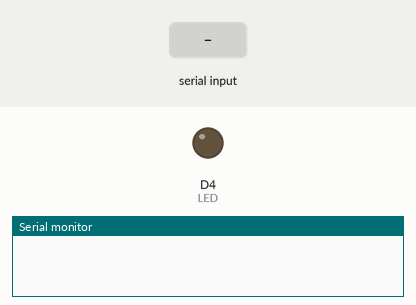
Recording of a sketch running on a simulated ESP8266 (NodeMCU). Parts: output pins drawn as LEDs (lit = HIGH), the last lines printed to the serial monitor. Inputs (shaded band) come from the test bench.

Above: at 1.2 s.
1.3 s: "1" received over the second serial link
At 2.5 s:
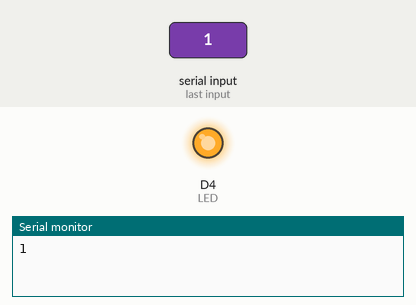
2.8 s: "0" received over the second serial link
At 3.8 s:
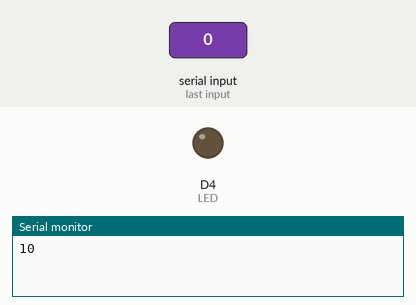
Timing chart, 0 to 5.8 s (numbered marks = the images above; inputs shaded):
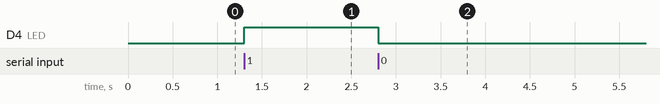

Measured:
- after the input at 1.3 s, D4 (LED): LOW → HIGH at once
- after the input at 2.8 s, D4 (LED): HIGH → LOW at once

The sketch:

BLUE.ino
```cpp
#include<SoftwareSerial.h>
int LED = D4;
char BT = 0;
SoftwareSerial BLUE(D5, D7);

void setup(){
  Serial.begin(9600);
  BLUE.begin(9600);
  pinMode(LED, OUTPUT);
}
void loop(){
  if(BLUE.available()){
    BT = BLUE.read();
    Serial.write(BT);
    switch(BT)
    {
      case '1' : digitalWrite(LED, HIGH); break;
      case '0' : digitalWrite(LED, LOW); break;
    }
}
if(Serial.available())
BLUE.write(Serial.read());

}
```
